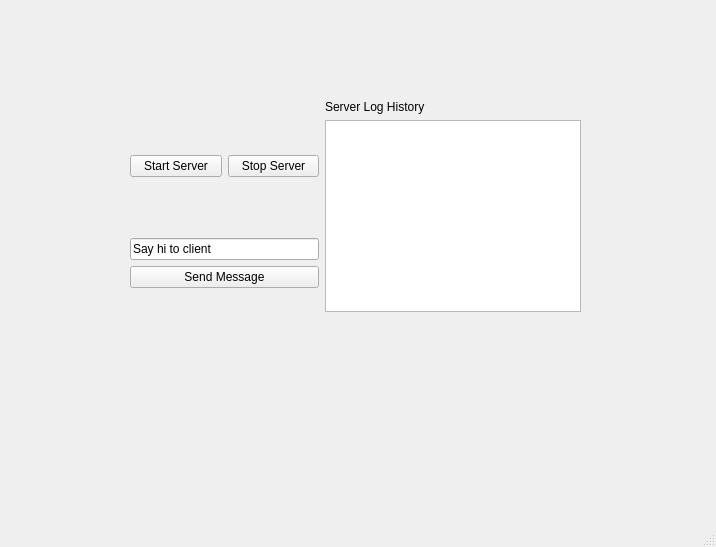
<?xml version="1.0" encoding="UTF-8"?>
<ui version="4.0">
 <class>MainWindow</class>
 <widget class="QMainWindow" name="MainWindow">
  <property name="geometry">
   <rect>
    <x>0</x>
    <y>0</y>
    <width>716</width>
    <height>547</height>
   </rect>
  </property>
  <property name="windowTitle">
   <string>MainWindow</string>
  </property>
  <widget class="QWidget" name="centralwidget">
   <widget class="QWidget" name="">
    <property name="geometry">
     <rect>
      <x>130</x>
      <y>100</y>
      <width>451</width>
      <height>244</height>
     </rect>
    </property>
    <layout class="QHBoxLayout" name="horizontalLayout_3">
     <item>
      <layout class="QVBoxLayout" name="verticalLayout">
       <item>
        <layout class="QHBoxLayout" name="horizontalLayout_2">
         <item>
          <widget class="QPushButton" name="buttonStartServer">
           <property name="text">
            <string>Start Server</string>
           </property>
          </widget>
         </item>
         <item>
          <widget class="QPushButton" name="buttonStopServer">
           <property name="text">
            <string>Stop Server</string>
           </property>
          </widget>
         </item>
        </layout>
       </item>
       <item>
        <layout class="QHBoxLayout" name="horizontalLayout">
         <item>
          <layout class="QVBoxLayout" name="verticalLayout_3">
           <item>
            <widget class="QLineEdit" name="lineEdit_message">
             <property name="text">
              <string>Say hi to client</string>
             </property>
            </widget>
           </item>
           <item>
            <widget class="QPushButton" name="buttonMessage">
             <property name="text">
              <string>Send Message</string>
             </property>
            </widget>
           </item>
          </layout>
         </item>
        </layout>
       </item>
      </layout>
     </item>
     <item>
      <layout class="QVBoxLayout" name="verticalLayout_2">
       <item>
        <widget class="QLabel" name="label">
         <property name="text">
          <string>Server Log History</string>
         </property>
        </widget>
       </item>
       <item>
        <widget class="QTextEdit" name="logBox"/>
       </item>
       <item>
        <spacer name="verticalSpacer">
         <property name="orientation">
          <enum>Qt::Orientation::Vertical</enum>
         </property>
         <property name="sizeHint" stdset="0">
          <size>
           <width>253</width>
           <height>18</height>
          </size>
         </property>
        </spacer>
       </item>
      </layout>
     </item>
    </layout>
   </widget>
  </widget>
  <widget class="QMenuBar" name="menubar">
   <property name="geometry">
    <rect>
     <x>0</x>
     <y>0</y>
     <width>716</width>
     <height>23</height>
    </rect>
   </property>
  </widget>
  <widget class="QStatusBar" name="statusbar"/>
 </widget>
 <resources/>
 <connections/>
</ui>
